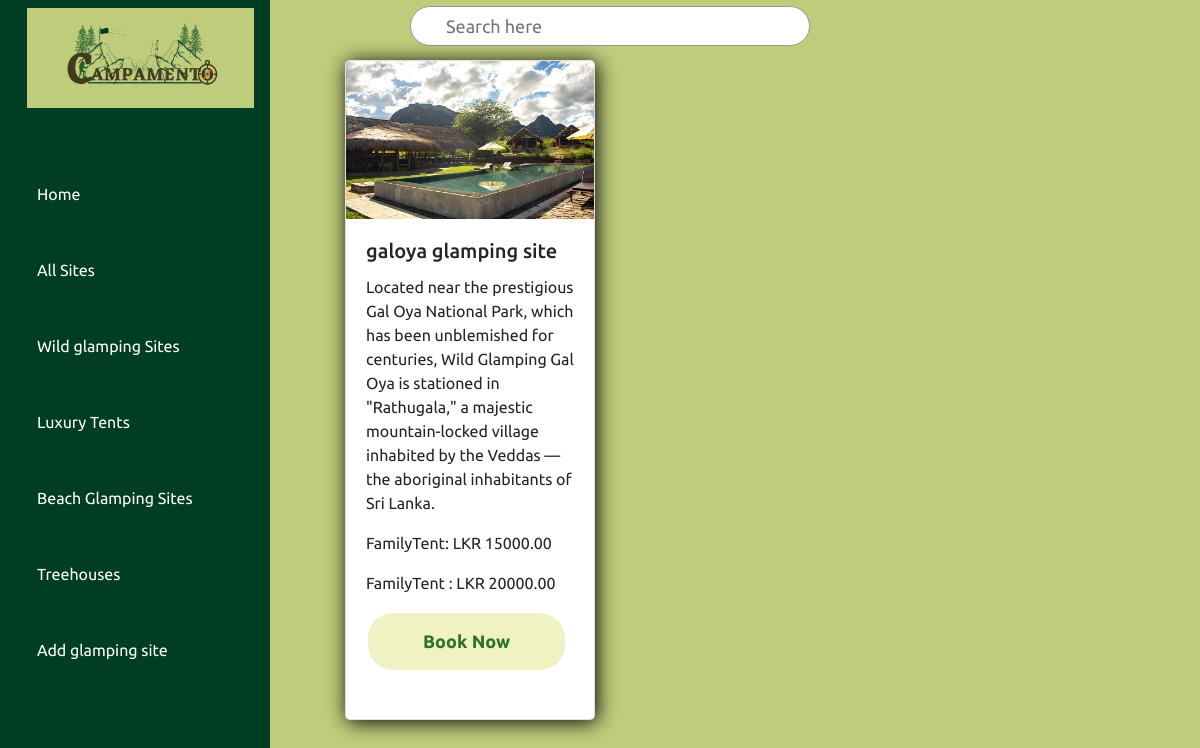
Page /glamping manager/wild_glamping.php on the committed database.
### tables this page shows
CREATE TABLE `glmp_sites` (
  `site_id` int(11) NOT NULL,
  `site_name` varchar(255) NOT NULL,
  `site_description` text NOT NULL,
  `site_category` varchar(100) NOT NULL,
  `price` decimal(10,2) NOT NULL,
  `site_image` varchar(255) NOT NULL,
  `room1_type` varchar(50) DEFAULT NULL,
  `room1_price` decimal(10,2) DEFAULT NULL,
  `room2_type` varchar(50) DEFAULT NULL,
  `room2_price` decimal(10,2) DEFAULT NULL
);

### glamping manager/wild_glamping.php (the view, shortened to what this page needs)
<!DOCTYPE html>
<html lang="en">
<head>
    <link rel="stylesheet" href="https://stackpath.bootstrapcdn.com/bootstrap/4.5.2/css/bootstrap.min.css">
</head>
<body>
<div id="sidebar">
            <?php
            include("sidebar.php");
            ?>
        </div>
<div class="main">
<div class="topbar">
                <div class="toggle">
                </div>
                <div class="search">
                    <label>
                        <input type="text" placeholder="Search here">
                    </label>
                </div>
            </div>
<div class="container">
        <div class="row">
            <?php
            $conn = mysqli_connect("localhost", "root", "", "campamento");
            $category = "Wildglamping";
            $sql = "SELECT * FROM glmp_sites WHERE site_category = '$category'";
            $result = mysqli_query($conn, $sql);
            if (mysqli_num_rows($result) > 0) {
                while ($row = mysqli_fetch_assoc($result)) {
                    ?>
                    <div class="col-md-4">
                        <div class="card">
                        <img src="uploads/<?php echo $row['site_image']; ?>" class="card-img-top" alt="Site Image">
                            <div class="card-body">
                                <h5 class="card-title"><?php echo $row['site_name']; ?></h5>
                                <p class="card-text"><?php echo $row['site_description']; ?></p>
                                <p class="card-text"><?php echo $row['room1_type']; ?>: LKR <?php echo $row['room1_price']; ?></p>
                                <p class="card-text"><?php echo $row['room2_type']; ?> : LKR <?php echo $row['room2_price']; ?></p>
                                <a href="check_in.php" class="button">Book Now</a>
                            </div>
                        </div>
                    </div>
                    <?php
                }
            } else {
                echo "No wild glamping sites found.";
            }
            ?>
        </div>
    </div>
</div>
</body>
</html>

### glamping manager/glm_css_files/side_bar.css (style rules this page uses)
* { font-family: "Ubuntu", sans-serif; margin: 0; padding: 0; box-sizing: border-box; }
:root { --green: #003D25; --white: #fff; --yellow: #BFCC7C; --gray: #f5f5f5; --black1: #222; --black2: #999; }
body { min-height: 100vh; overflow-x: hidden; background: var(--yellow); }
.container { position: relative; width: 100%; }

### glamping manager/wild_glamping.php (style rules this page uses)
* { font-family: "Ubuntu", sans-serif; margin: 0; padding: 0; box-sizing: border-box; }
:root { --green: #003D25; --white: #fff; --yellow: #BFCC7C; --gray: #f5f5f5; --black1: #222; --black2: #999; }
body { min-height: 100vh; overflow-x: hidden; background: var(--yellow); }
.main { position: absolute; width: calc(100% - 300px); left: 300px; min-height: 100vh; background: var(--yellow); transition: 0.5s; }
.topbar { width: 100%; height: 60px; display: flex; justify-content: space-between; align-items: center; padding: 0 10px; }
.toggle { position: relative; width: 60px; height: 60px; display: flex; justify-content: center; align-items: center; font-size: 2.5rem; cursor: pointer; }
.search { position: relative; width: 400px; margin: 0 10px; margin-right: 350px; }
.search label { position: relative; width: 100%; }
.search label input { width: 100%; height: 40px; border-radius: 40px; padding: 5px 20px; padding-left: 35px; font-size: 18px; outline: none; border: 1px solid var(--black2); }
.card { margin-bottom: 30px; width: 100%; box-shadow: 2px 2px 20px #000; border-radius: 5px; }
.card-body { height: 500px; }
.button { border: none; color: #327028; padding: 15px 55px; text-align: center; text-decoration: none; display: inline-block; font-size: 18px; margin: 2px 2px; cursor: pointer; background-color: #eef0b9d4; border-radius: 25px; font-weight: 900; font-family: "Ubuntu", sans-serif; }
a { text-decoration: none; display: inline-block; padding: 8px 16px; }

### rows in the picture
glmp_sites: site_image (picture), site_name "galoya glamping site", site_description "Located near the prestigious Gal Oya National Park, which has been unblemished for centuries, Wild Glamping Gal Oya is stationed in \"Rathugala,\" a majestic mountain-locked village inhabited by the Veddas — the aboriginal inhabitants of Sri Lanka.", room1_type "FamilyTent", room1_price "15000.00", room2_type "FamilyTent", room2_price "20000.00"
